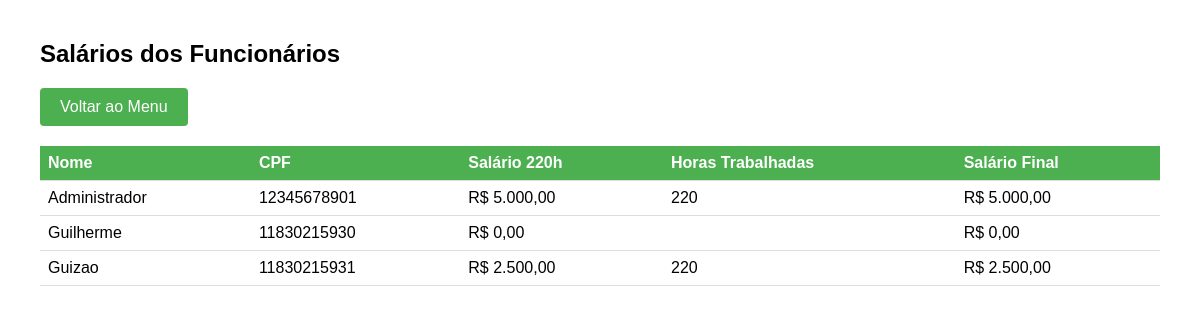
Screenshot of /listagem_salarios.php with the database file from the repository.
### tables this page shows
CREATE TABLE `funcionarios` (
  `cpf` varchar(11) NOT NULL,
  `nome` varchar(50) NOT NULL,
  `senha` varchar(5) NOT NULL,
  `permissao` varchar(1) DEFAULT NULL,
  `salario_220h` decimal(7,2) DEFAULT NULL,
  `horas_trabalhadas` int(11) DEFAULT NULL
);

### listagem_salarios.php (the view, shortened to what this page needs)
<!DOCTYPE html>
<html>
<head>
</head>
<body>
    <h2>Salários dos Funcionários</h2>
    <a href="menu.php" class="btn-voltar">Voltar ao Menu</a>
    <table>
        <tr>
            <th>Nome</th>
            <th>CPF</th>
            <th>Salário 220h</th>
            <th>Horas Trabalhadas</th>
            <th>Salário Final</th>
        </tr>
        <?php
        include 'config.php';
        $stmt = $pdo->query("SELECT * FROM funcionarios ORDER BY nome");
        while($row = $stmt->fetch()) {
            $salario_final = ($row['salario_220h'] / 220) * $row['horas_trabalhadas'];
            echo "<tr>";
            echo "<td>".$row['nome']."</td>";
            echo "<td>".$row['cpf']."</td>";
            echo "<td>R$ ".number_format($row['salario_220h'], 2, ',', '.')."</td>";
            echo "<td>".$row['horas_trabalhadas']."</td>";
            echo "<td>R$ ".number_format($salario_final, 2, ',', '.')."</td>";
            echo "</tr>";
        }
        ?>
    </table>
</body>
</html>

### listagem_salarios.php (style rules this page uses)
body { font-family: Arial; margin: 40px; }
table { width: 100%; border-collapse: collapse; }
th, td { padding: 8px; text-align: left; border-bottom: 1px solid #ddd; }
th { background-color: #4CAF50; color: white; }
.btn-voltar { background-color: #4CAF50; color: white; padding: 10px 20px; text-decoration: none; border-radius: 4px; display: inline-block; margin-bottom: 20px; }

### rows the page displays
funcionarios: nome "Administrador", cpf "12345678901", salario_220h "5.000,00", horas_trabalhadas "220", salario_final "5.000,00"
funcionarios: nome "Guilherme", cpf "11830215930", salario_220h "0,00", salario_final "0,00"
funcionarios: nome "Guizao", cpf "11830215931", salario_220h "2.500,00", horas_trabalhadas "220", salario_final "2.500,00"
